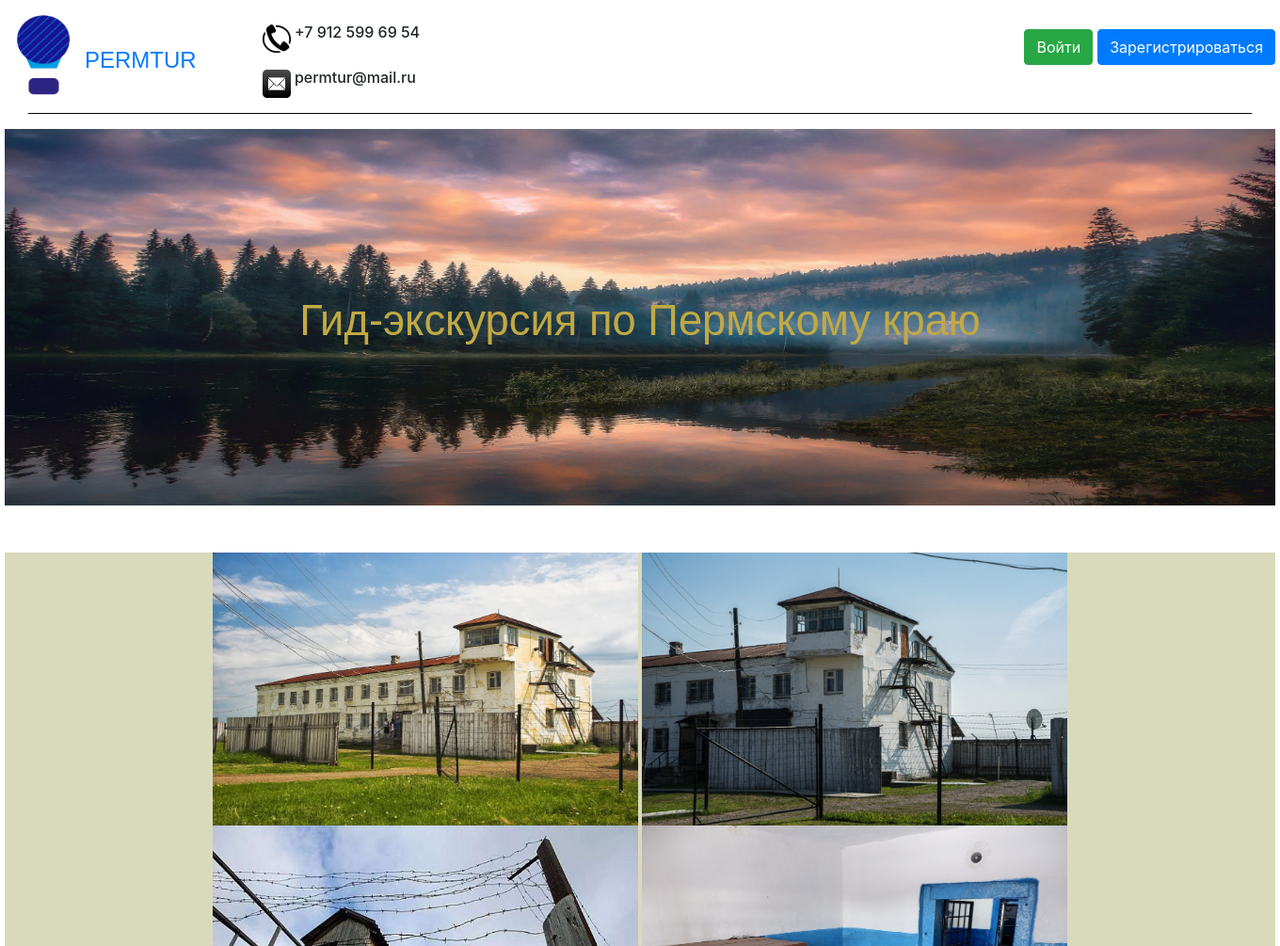
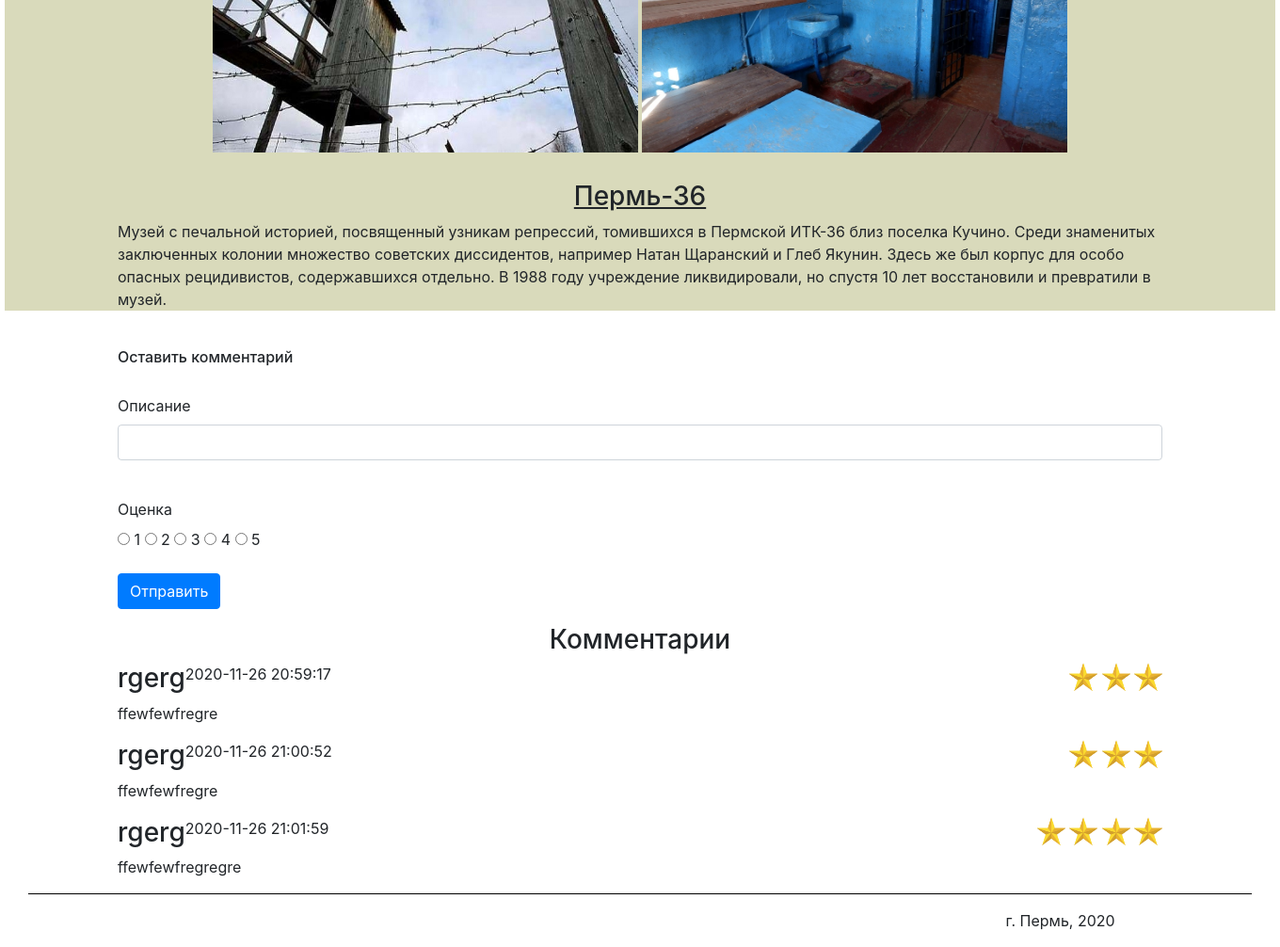
Screenshot of /Perm_36 with the database file from the repository (2 pictures, top to bottom).
### data/comments.py (models this page shows)
class Comment(SqlAlchemyBase, UserMixin):
    __tablename__ = 'comment'
    id = sqlalchemy.Column(sqlalchemy.Integer,
                           primary_key=True, autoincrement=True)
    description = sqlalchemy.Column(sqlalchemy.String)
    sight = sqlalchemy.Column(sqlalchemy.String)
    nickname = sqlalchemy.Column(sqlalchemy.String)
    email = sqlalchemy.Column(sqlalchemy.String)
    mark = sqlalchemy.Column(sqlalchemy.Integer)
    datetime = sqlalchemy.Column(sqlalchemy.String)

### main.py (the view, shortened to what this page needs)
    @app.route('/<sight>', methods=['GET', 'POST'])
    def sights(sight):
        form = CommentForm()
        return render_template(sight + ".html",
                               sight=sight, title=sight,
                               Comment=Comment, session=session, form=form)

### data/comment_form.py
class CommentForm(FlaskForm):
    description = StringField('Описание')
    mark = RadioField('Оценка', choices=[('one_point', '1'), ('two_points', '2'),
                                         ('three_points', '3'), ('four_points', '4'),
                                         ('five_points', '5')], validators=[DataRequired()])
    submit = SubmitField('Отправить')

### templates/Perm_36.html
{% extends "header_footer.html" %}
{% block content %}
    <div style="text-align: center; margin-top: 50px;">
        <figure class="sight_caption_redirect">
            <img src="static/images/sights/Пермь-36.jpg" class="sight3_1redirect">
            <img src="static/images/sights/Пермь-36_2.jpg" class="sight3_2_redirect">
            <img src="static/images/sights/Пермь-36_3.jpg" class="sight3_3_redirect">
            <img src="static/images/sights/Пермь-36_4.jpg" class="sight3_4_redirect">
                <h3 style="margin-top: 30px;"><u>Пермь-36</u></h3>
                <main role="main" class="container">
                    <p style="text-align: left;">Музей с печальной историей,
                        посвященный узникам репрессий, томившихся в Пермской
                        ИТК-36 близ поселка Кучино. Среди знаменитых заключенных
                        колонии множество советских диссидентов, например Натан
                        Щаранский и Глеб Якунин. Здесь же был корпус для особо
                        опасных рецидивистов, содержавшихся отдельно. В 1988 году учреждение
                        ликвидировали, но спустя 10 лет восстановили и превратили в музей.</p>
                </main>
        </figure>
    </div>
    {% include "comment.html" %}
{% endblock %}

### templates/comment.html (shortened to what this page needs)
<div>
    <main role="main" class="container">
        <h6 style="margin-bottom: 30px; margin-top: 40px;">Оставить комментарий</h6>
        <form action="" method="post">
            <p>
                {{ form.description.label }}<br>
                {{ form.description(class="form-control", type="description") }}<br>
            </p>
            <p>
                 {{ form.mark.label }}<br>
                 {% for mark in form.mark %}
                     {{ mark }}
                     {{ mark.label }}
                 {% endfor %}
             </p>
            <p>{{ form.submit(type="submit", class="btn btn-primary") }}</p>
        </form>
        <h3 style="text-align: center;">Комментарии</h3>
        {% set comment = session.query(Comment) %}
        {% for i in range(session.query(Comment).count()) %}
            {% if comment[i].sight == sight %}
                <div>
                    <h3 style="float: left;">{{ comment[i].nickname }}</h3>
                    <p style="float: left;">{{ comment[i].datetime }}</p>
                    {% set points = {"one_point": 1, "two_points": 2, "three_points": 3,
                        "four_points":4, "five_points": 5} %}
                        <div style="float: right;">
                        {% for i in range(points[comment[i].mark]) %}
                            <img style="width: 30px; height: 30px;" src="static/images/star.jpg">
                        {% endfor %}
                        </div>
                    <p style="clear: both;">{{ comment[i].description }}</p>
                </div>
            {% endif %}
        {% endfor %}
    </main>
</div>

### static/css/style.css (style rules this page uses)
.sight_caption_redirect { background: #d9dabb; display: block; margin: 0 0px 0px 0; text-align: center; }
.sight3_1redirect { width: 452px; height: 290px; }
.sight3_2_redirect { width: 452px; height: 290px; }
.sight3_3_redirect { width: 452px; height: 290px; }
.sight3_4_redirect { width: 452px; height: 290px; }

### rows the page displays
Comment: nickname "rgerg", datetime "2020-11-26 20:59:17", mark "three_points" (drawn), description "ffewfewfregre"
Comment: nickname "rgerg", datetime "2020-11-26 21:00:52", mark "three_points" (drawn), description "ffewfewfregre"
Comment: nickname "rgerg", datetime "2020-11-26 21:01:59", mark "four_points" (drawn), description "ffewfewfregregre"

### other values shown
{{ mark.label }} "1" "2" "3" "4" "5"
